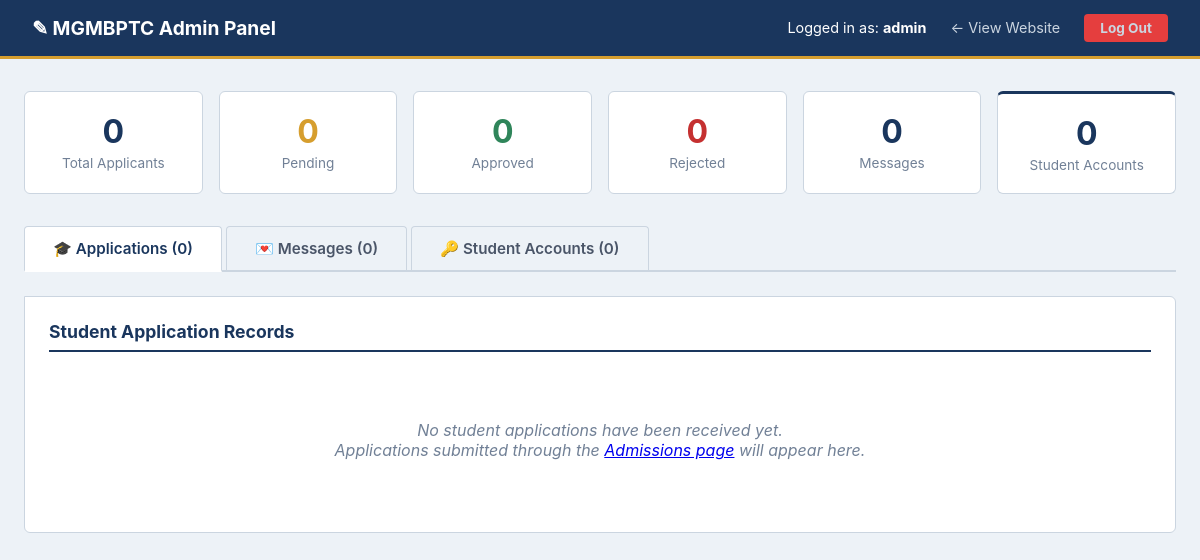
Before: /admin.php (signed in) with the older database file.
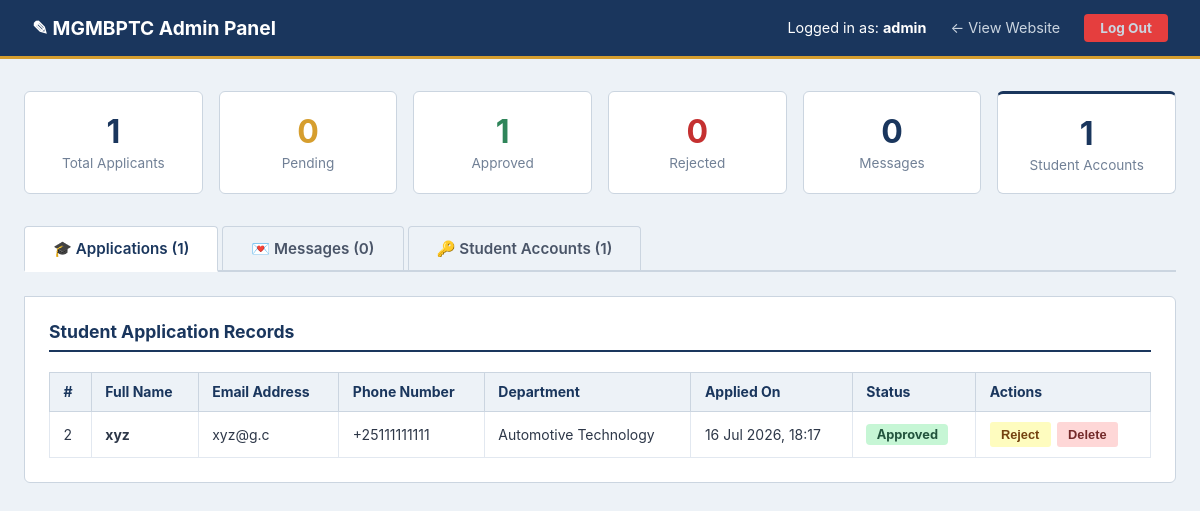
After: the same page with the newer database file.
### tables this page shows
CREATE TABLE `admissions` (
  `id` int(11) NOT NULL,
  `full_name` varchar(100) NOT NULL,
  `email` varchar(100) NOT NULL,
  `phone` varchar(30) NOT NULL,
  `department` varchar(100) NOT NULL,
  `status` varchar(20) DEFAULT 'Pending',
  `created_at` timestamp NOT NULL DEFAULT current_timestamp()
);

### admin.php (the view, shortened to what this page needs)
<?php
require_once __DIR__ . '/includes/db.php';
?>
<?php
$active_tab = $_GET['tab'] ?? 'students';
$students = [];
$summary  = [];
if ($pdo) {
    $students = $pdo->query("SELECT * FROM admissions ORDER BY created_at DESC")->fetchAll();
    $summary['total_students']  = $pdo->query("SELECT COUNT(*) FROM admissions")->fetchColumn();
    $summary['pending']         = $pdo->query("SELECT COUNT(*) FROM admissions WHERE status='Pending'")->fetchColumn();
    $summary['approved']        = $pdo->query("SELECT COUNT(*) FROM admissions WHERE status='Approved'")->fetchColumn();
    $summary['rejected']        = $pdo->query("SELECT COUNT(*) FROM admissions WHERE status='Rejected'")->fetchColumn();
    $summary['total_messages']  = $pdo->query("SELECT COUNT(*) FROM contact_messages")->fetchColumn();
    $summary['total_accounts']  = $pdo->query("SELECT COUNT(*) FROM students")->fetchColumn();
}
?>
<!DOCTYPE html>
<html lang="en">
<head>
</head>
<body>
<div class="admin-bar">
    <h1>&#9998; MGMBPTC Admin Panel</h1>
    <div class="bar-right">
        <span>Logged in as: <strong>admin</strong></span>
        <a href="index.php">&#8592; View Website</a>
        <a href="admin.php?action=logout" class="logout-btn">Log Out</a>
    </div>
</div>
<div class="admin-container">
    <div class="summary-grid">
        <div class="summary-card">
            <h2><?php echo $summary['total_students']; ?></h2>
            <p>Total Applicants</p>
        </div>
        <div class="summary-card pending">
            <h2><?php echo $summary['pending']; ?></h2>
            <p>Pending</p>
        </div>
        <div class="summary-card approved">
            <h2><?php echo $summary['approved']; ?></h2>
            <p>Approved</p>
        </div>
        <div class="summary-card rejected">
            <h2><?php echo $summary['rejected']; ?></h2>
            <p>Rejected</p>
        </div>
        <div class="summary-card">
            <h2><?php echo $summary['total_messages']; ?></h2>
            <p>Messages</p>
        </div>
        <div class="summary-card" style="border-top:3px solid #1a365d;">
            <h2 style="color:#1a365d;"><?php echo $summary['total_accounts'] ?? 0; ?></h2>
            <p>Student Accounts</p>
        </div>
    </div>
    <div class="tabs">
        <a href="admin.php?tab=students" class="tab-btn <?php echo $active_tab === 'students' ? 'active' : ''; ?>">
            &#127891; Applications (<?php echo $summary['total_students']; ?>)
        </a>
        <a href="admin.php?tab=messages" class="tab-btn <?php echo $active_tab === 'messages' ? 'active' : ''; ?>">
            &#128140; Messages (<?php echo $summary['total_messages']; ?>)
        </a>
        <a href="admin.php?tab=accounts" class="tab-btn <?php echo $active_tab === 'accounts' ? 'active' : ''; ?>">
            &#128273; Student Accounts (<?php echo $summary['total_accounts'] ?? 0; ?>)
        </a>
    </div>
    <div class="panel">
        <?php if ($active_tab === 'students'): ?>
            <h3>Student Application Records</h3>
            <?php if (empty($students)): ?>
                <div class="empty-msg">
                    No student applications have been received yet.<br>
                    Applications submitted through the <a href="admission.php">Admissions page</a> will appear here.
                </div>
            <?php else: ?>
                <table>
                    <thead>
                        <tr>
                            <th>#</th>
                            <th>Full Name</th>
                            <th>Email Address</th>
                            <th>Phone Number</th>
                            <th>Department</th>
                            <th>Applied On</th>
                            <th>Status</th>
                            <th>Actions</th>
                        </tr>
                    </thead>
                    <tbody>
                        <?php foreach ($students as $s): ?>
                            <tr>
                                <td><?php echo $s['id']; ?></td>
                                <td><strong><?php echo htmlspecialchars($s['full_name']); ?></strong></td>
                                <td><?php echo htmlspecialchars($s['email']); ?></td>
                                <td><?php echo htmlspecialchars($s['phone']); ?></td>
                                <td><?php echo htmlspecialchars($s['department']); ?></td>
                                <td><?php echo date('d M Y, H:i', strtotime($s['created_at'])); ?></td>
                                <td>
                                    <?php
                                        $badge_class = match($s['status']) {
                                            'Approved' => 'badge-approved',
                                            'Rejected' => 'badge-rejected',
                                            default    => 'badge-pending'
                                        };
                                    ?>
                                    <span class="badge <?php echo $badge_class; ?>">
                                        <?php echo htmlspecialchars($s['status']); ?>
                                    </span>
                                </td>
                                <td>
                                    <div class="action-btns">
                                        <?php if ($s['status'] !== 'Rejected'): ?>
                                            <form method="POST">
                                                <button type="submit" name="update_status" class="btn-sm btn-reject">Reject</button>
                                            </form>
                                        <?php endif; ?>
                                        <form method="POST" onsubmit="return confirm('Are you sure you want to permanently delete this record?');">
                                            <button type="submit" name="delete_admission" class="btn-sm btn-delete">Delete</button>
                                        </form>
                                    </div>
                                </td>
                            </tr>
                        <?php endforeach; ?>
                    </tbody>
                </table>
            <?php endif; ?>
        <?php endif; ?>
    </div>
</div>
</body>
</html>

### admin.php (style rules this page uses)
*, *::before, *::after { box-sizing: border-box; margin: 0; padding: 0; }
body { font-family: -apple-system, BlinkMacSystemFont, "Segoe UI", Roboto, Arial, sans-serif; background-color: #edf2f7; color: #2d3748; }
.admin-bar { background-color: #1a365d; color: #fff; padding: 0.85rem 2rem; display: flex; justify-content: space-between; align-items: center; border-bottom: 3px solid #d69e2e; }
.admin-bar h1 { font-size: 1.2rem; }
.admin-bar .bar-right { display: flex; align-items: center; gap: 1.5rem; font-size: 0.9rem; }
.admin-bar a { color: #cbd5e0; text-decoration: none; }
.logout-btn { background-color: #e53e3e; color: #fff; padding: 0.4rem 1rem; border-radius: 4px; font-size: 0.85rem; font-weight: bold; text-decoration: none; }
.admin-container { max-width: 1200px; margin: 2rem auto; padding: 0 1.5rem; }
.summary-grid { display: grid; grid-template-columns: repeat(6, 1fr); gap: 1rem; margin-bottom: 2rem; }
.summary-card { background: #fff; border: 1px solid #cbd5e0; border-radius: 6px; padding: 1.25rem; text-align: center; }
.summary-card h2 { font-size: 2rem; color: #1a365d; }
.summary-card p { font-size: 0.85rem; color: #718096; margin-top: 0.25rem; }
.summary-card.pending h2 { color: #d69e2e; }
.summary-card.approved h2 { color: #2f855a; }
.summary-card.rejected h2 { color: #c53030; }
.tabs { display: flex; gap: 0; border-bottom: 2px solid #cbd5e0; margin-bottom: 1.5rem; }
.tab-btn { padding: 0.75rem 1.75rem; border: 1px solid #cbd5e0; border-bottom: none; background: #edf2f7; color: #4a5568; cursor: pointer; font-size: 0.95rem; font-weight: 600; text-decoration: none; border-radius: 4px 4px 0 0; margin-right: 4px; }
.tab-btn.active { background: #fff; color: #1a365d; border-bottom: 2px solid #fff; margin-bottom: -2px; }
.panel { background: #fff; border: 1px solid #cbd5e0; border-radius: 0 6px 6px 6px; padding: 1.5rem; }
.panel h3 { font-size: 1.1rem; color: #1a365d; margin-bottom: 1.25rem; padding-bottom: 0.5rem; border-bottom: 2px solid #1a365d; }
table { width: 100%; border-collapse: collapse; font-size: 0.875rem; }
th { background-color: #edf2f7; color: #1a365d; padding: 0.65rem 0.85rem; border: 1px solid #cbd5e0; text-align: left; font-weight: 700; }
td { padding: 0.65rem 0.85rem; border: 1px solid #e2e8f0; vertical-align: middle; }
.badge { display: inline-block; padding: 0.2rem 0.65rem; border-radius: 4px; font-size: 0.8rem; font-weight: bold; }
.badge-approved { background: #c6f6d5; color: #22543d; }
.action-btns { display: flex; gap: 0.4rem; flex-wrap: wrap; }
.btn-sm { padding: 0.3rem 0.7rem; font-size: 0.8rem; font-weight: bold; border: none; border-radius: 3px; cursor: pointer; }
.btn-reject { background: #fefcbf; color: #744210; }
.btn-delete { background: #fed7d7; color: #742a2a; }
.empty-msg { text-align: center; padding: 3rem; color: #718096; font-style: italic; }

Changed rows visible on the page:
added admissions: id "2", full_name "xyz", email "xyz@g.c", phone "+25111111111", department "Automotive Technology", created_at "16 Jul 2026, 18:17", status "Approved"
Other visible differences:
$summary['total_students']: "0" → "1"
$summary['approved']: "0" → "1"
$summary['total_accounts']: "0" → "1"
text no longer shown: "No student applications have been received yet. Applications submitted through the Admissions page will appear here."
text now shown: "# Full Name Email Address Phone Number Department Applied On Status Actions"
